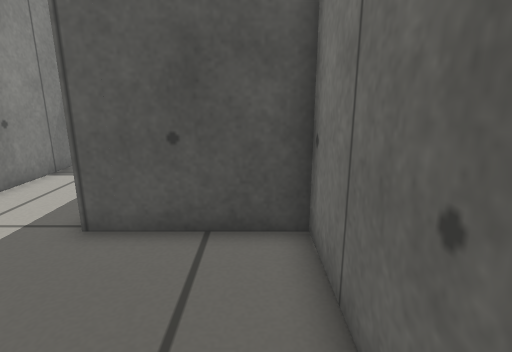
View 1 (above)

14 first-person views from a walk through a Gazebo world. The camera is 0.52 m above the floor, tilts 14° down and sees 80° across. The floor is counted in squares, 0.2 m on a side. Each view is taken from the middle of a square. On the plan, view 1 faces up. The plan holds only what a view shows up to about 19 squares ahead; the rest is blank.

View 2
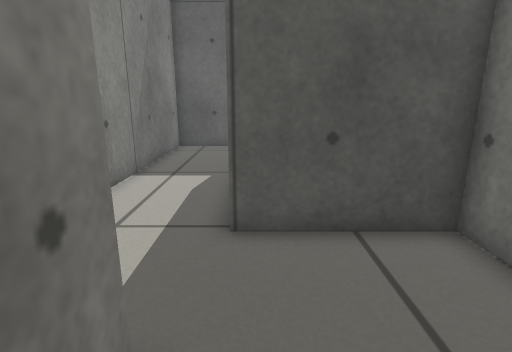

View 3
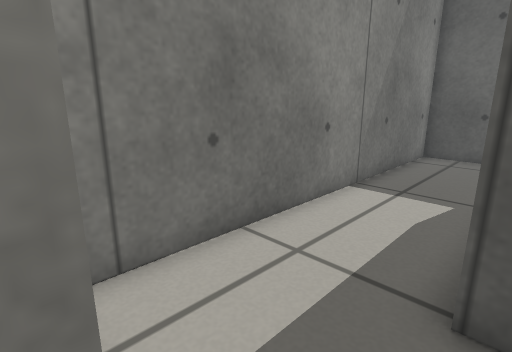

View 4
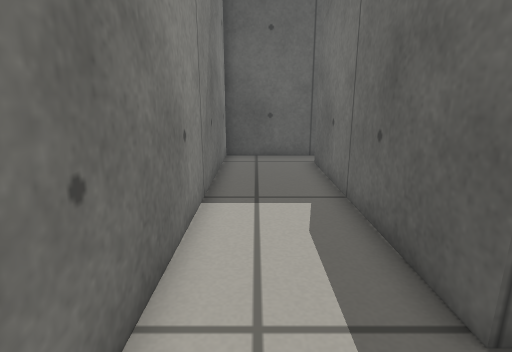

View 5
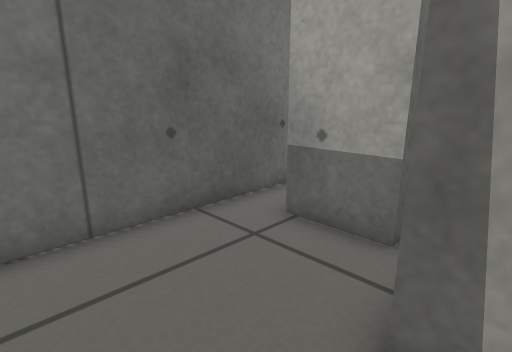

View 6
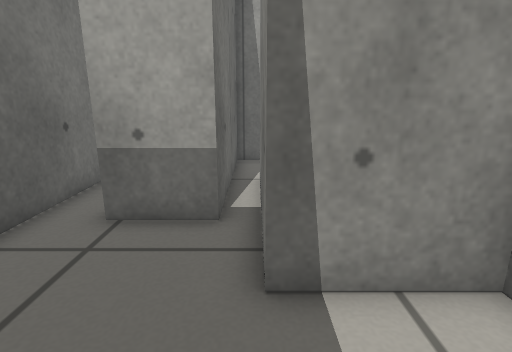

View 7
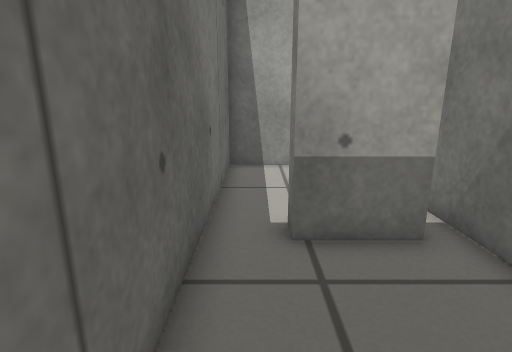

View 8
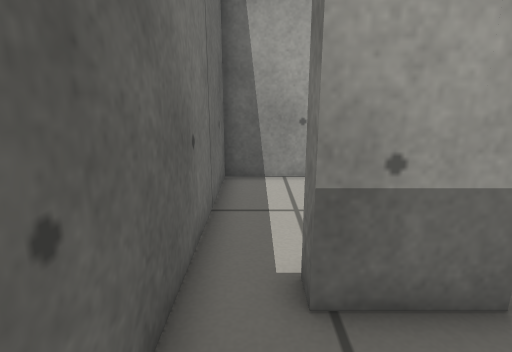

View 9
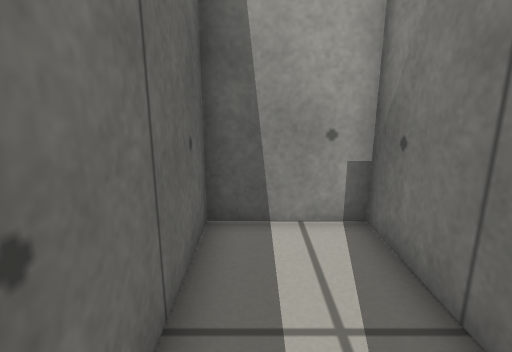

View 10
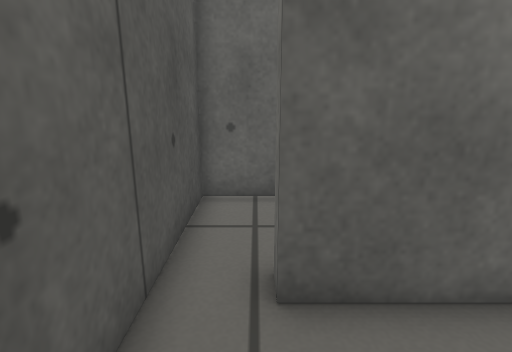

View 11
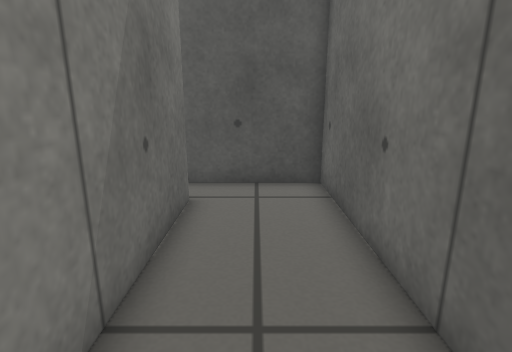

View 12
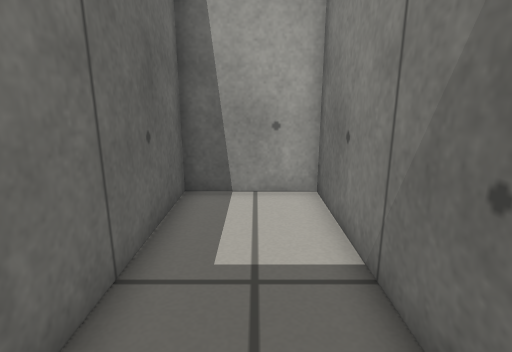

View 13
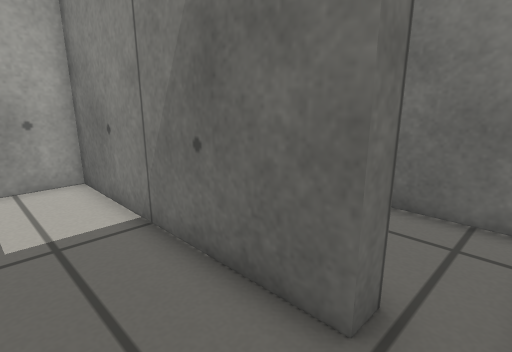

View 14
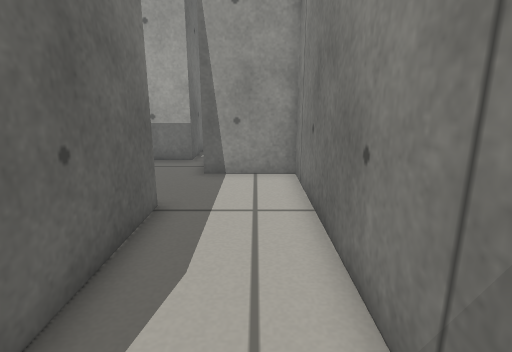

### Floor plan
Points are (right, up) in squares from view 1. A wall is a line through its corners. A room is listed if a view was taken in it or the views show most of it. See-through windows are left out.
Room 1 (views 1, 2, 3, 4, 5, 6, 7, 8, 9, 10, 14)
walls: (-3.2, -0.3) (-0.7, -0.3) (-0.7, -1.1); (-2.4, 17.5) (-7.4, 17.5) (-7.4, 2.3) (-4.1, 2.3) (-4.1, -2); (1.1, -1.5) (1.1, 5.7) (-3.5, 5.7) (-3.5, 15.7) (-2.8, 15.7)
ways out: opening at (-3, 16.5) to room 2; opening at (0, -1) to room 3
Room 2 (views 11, 12, 13)
walls: (-2.8, 15.7) (-2.8, 6.5) (1.1, 6.5) (1.1, 17.5) (-2.4, 17.5)
ways out: opening at (-3, 16.5) to room 1
Room 3 (no view inside)
walls: (-2.4, -3.4) (-2.4, -7.3) (1.1, -7.3) (1.1, -1.5)
ways out: opening at (0, -1) to room 1

Positions as (right, up) in squares from view 1, and headings:
1: (0, 0), facing up
2: (-3, 0), facing up
3: (-3, 2), facing up-left
4: (-6, 3), facing up
5: (-5, 5), facing down-right
6: (-4, 6), facing down
7: (0, 5), facing down
8: (0, 3), facing down
9: (0, -1), facing down
10: (-7, 16), facing right
11: (-1, 8), facing up
12: (-1, 15), facing down
13: (0, 17), facing down-left
14: (-6, 13), facing down
